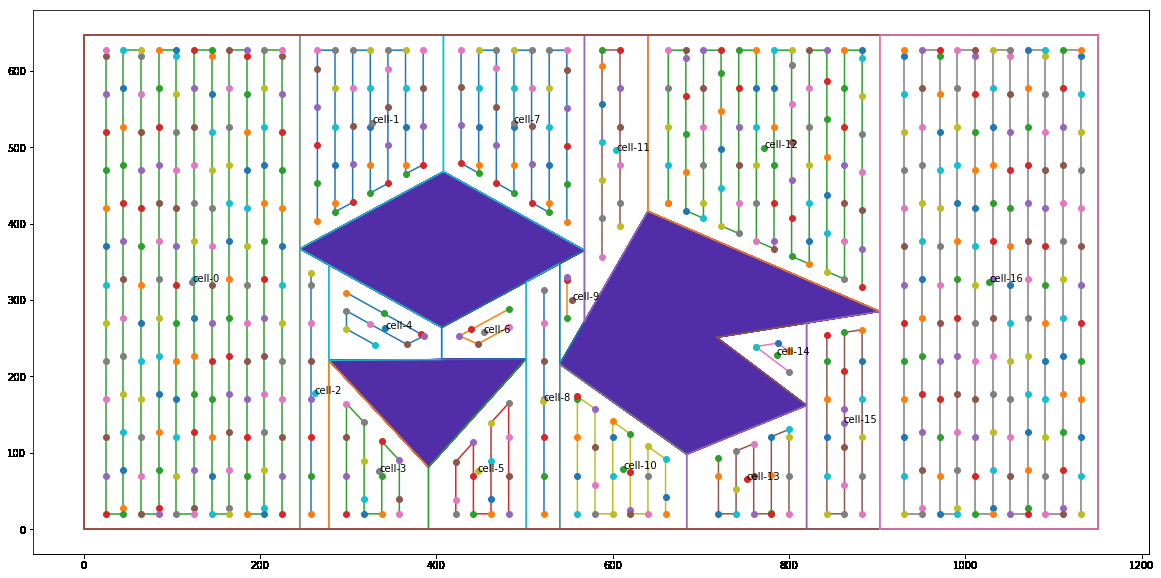
#> input picture image/inside_path_with_step.png, 1161 x 578 px; its folder holds only this picture in this run
$ python -i util.py   (imports and definitions only)
#> lines starting #> are read from the running program, lines starting #| are printed output that depends on the picture; after the words box and inside, x2 and y2 are one past the last pixel; in counts of white or black regions, pixels touching at a corner belong together
from helpers.geometry import *
import matplotlib.pyplot as plt
from helpers.sweep import *
from helpers.graph import *
import numpy as np
import cv2
import time
import multiprocessing

# Draw the obstacles and point the source and the destination----------------------------------------------
# [151 lines left out: functions draw_problem, draw_cell, draw_node, generate_baisc, add_boundary_cells, generate_cells and 1 more, not called in this run]


def generate_polygon_countour(image_name, filter=None, sp=None, sr=None):
#> called with image_name = '../image/inside_path_with_step.png'
    img = cv2.imread(image_name)
#> img is the input picture: shape (578, 1161, 3); mean B, G, R 230.7, 220, 222.9
    if (filter):
        img = cv2.pyrMeanShiftFiltering(img, sp, sr)
    gray_image = cv2.cvtColor(img, cv2.COLOR_BGR2GRAY)
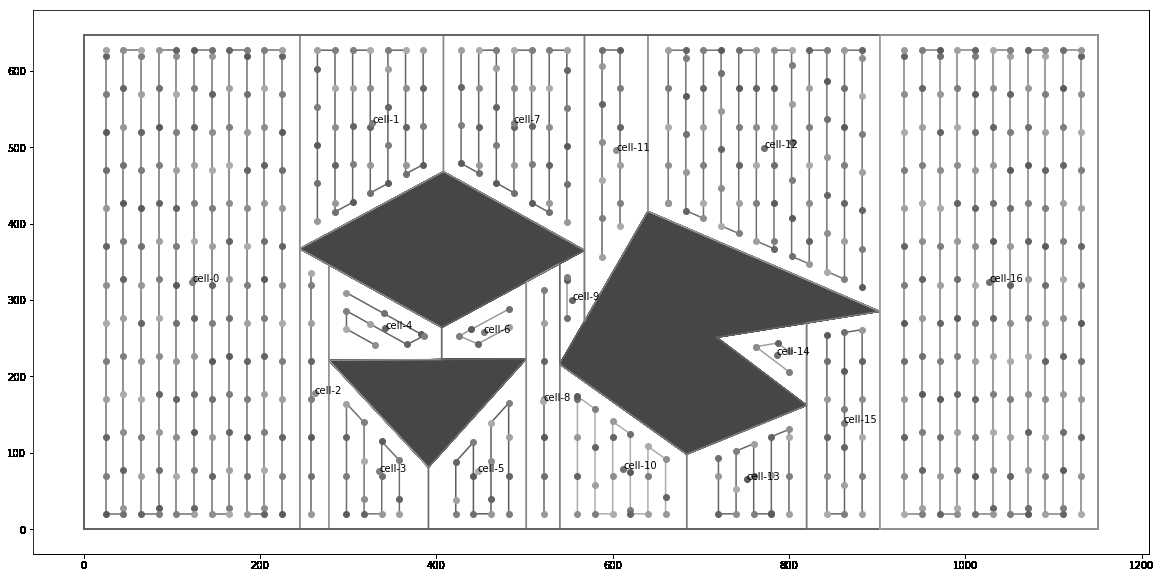
#> gray_image: shape (578, 1161); min 0, max 255, mean 222.1
    ret, threshold = cv2.threshold(gray_image, 0, 255, cv2.THRESH_BINARY + cv2.THRESH_OTSU)
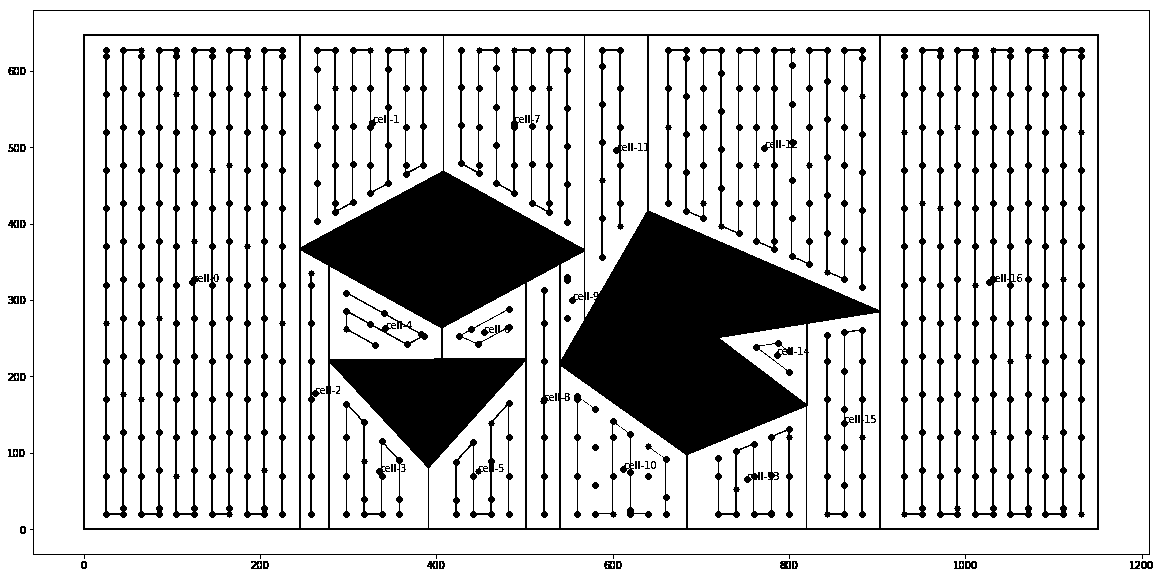
#> threshold: shape (578, 1161); 79.5% white; 98 black regions (39 under 20 px)
#> ret = 176
    countours, _ = cv2.findContours(threshold, cv2.RETR_TREE, cv2.CHAIN_APPROX_SIMPLE)
#> countours = 256 contours, 126 with area under 20; largest, box (x1, y1, x2, y2) and area: (0, 0, 1161, 578) 669320, (29, 9, 1151, 560) 610510, (34, 11, 1149, 554) 603788, (82, 33, 1100, 531) 505447, (881, 36, 1097, 528) 105565

    approxes = []
    for i, cnt in enumerate(countours):
        episilon = 0.01 * cv2.arcLength(cnt, True)
        approxes.append(cv2.approxPolyDP(cnt, episilon, True))
#> this loop made 256 passes
#> episilon on passes 2, 5, 6: 0.41, 0.586, 0.45
#> after the loop, approxes = 256 contours, 127 with area under 20; largest, box (x1, y1, x2, y2) and area: (0, 0, 1161, 578) 669320, (32, 9, 1151, 556) 608766, (34, 11, 1149, 554) 603788, (82, 33, 1100, 531) 503937, (881, 36, 1097, 528) 105565
    return [img, approxes]


# Use point object to represent the boundary and the src/dest
# [400 lines left out: functions extract_vertex, get_vertical_line, generate_naive_polygon, refine_quad_cells, merge_overlapping_quad_cell, remove_duplicate_cell and 6 more, not called in this run]

>>> result = generate_polygon_countour('../image/inside_path_with_step.png')
#> result = 2 items

$ run again, on image/inside_path_without_step.png
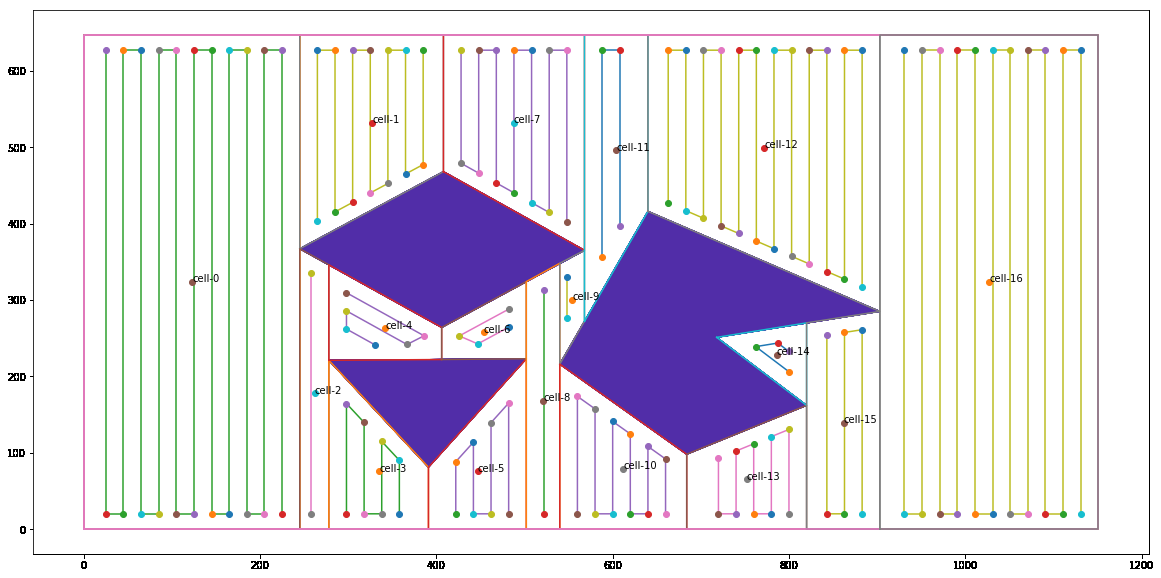
#> input picture image/inside_path_without_step.png, 1161 x 578 px
#> in generate_polygon_countour, img is the input picture: shape (578, 1161, 3); mean B, G, R 232.1, 223.5, 227.4
#> in generate_polygon_countour, `gray_image = cv2.cvtColor(img, cv2.COLOR_BGR2GRAY)`:
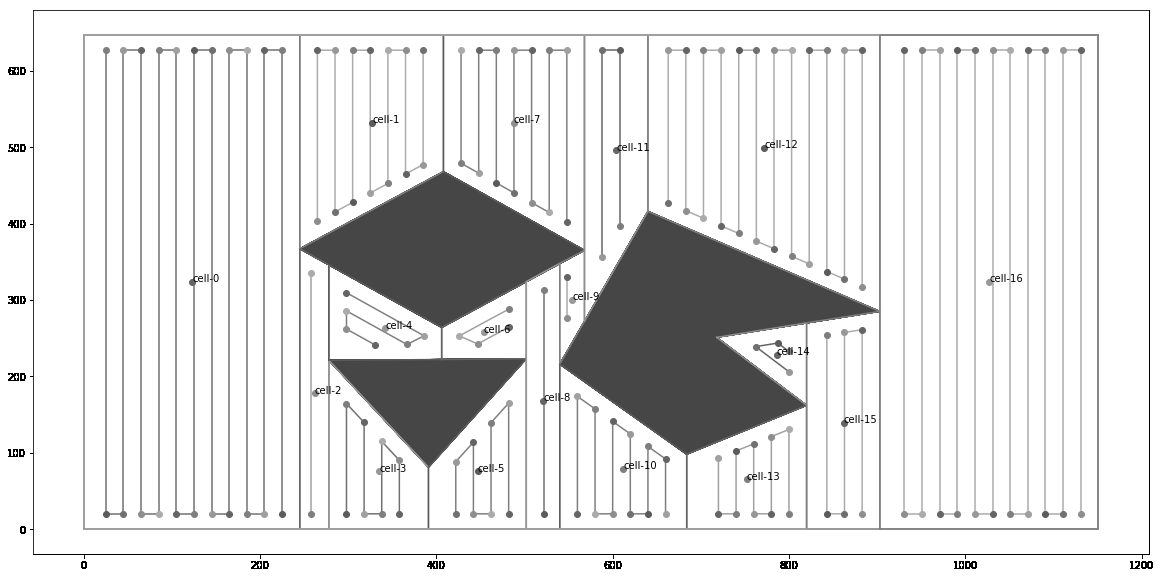
#> gray_image: shape (578, 1161); min 0, max 255, mean 225.6
#> in generate_polygon_countour, `ret, threshold = cv2.threshold(gray_image, 0, 255, cv2.THRESH_BINARY +..`:
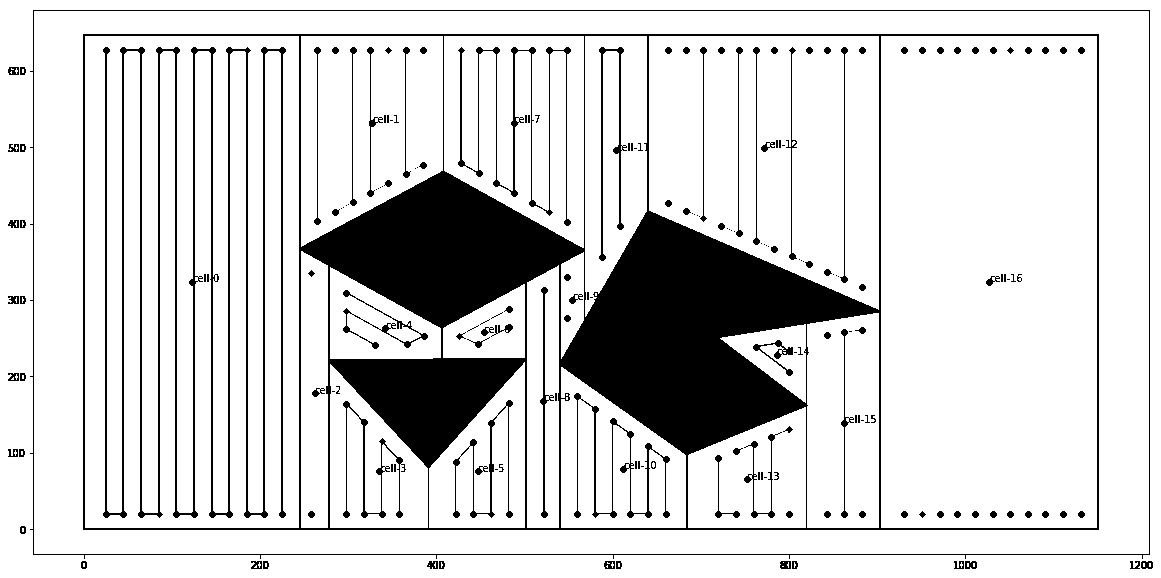
#> threshold: shape (578, 1161); 83.3% white; 189 black regions (73 under 20 px)
#> ret = 171
#> countours = 366 contours, 159 with area under 20; largest, box (x1, y1, x2, y2) and area: (0, 0, 1161, 578) 669320, (29, 9, 1151, 560) 610510, (34, 11, 1149, 554) 603788, (82, 33, 1100, 531) 505447, (881, 36, 1097, 528) 105565
#> the loop in generate_polygon_countour, `for i, cnt in enumerate(countours):` made 366 passes
#> episilon on passes 2, 5, 6: 0.41, 0.586, 0.45
#> after the loop in generate_polygon_countour, `for i, cnt in enumerate(countours):`: approxes = 366 contours, 159 with area under 20; largest, box (x1, y1, x2, y2) and area: (0, 0, 1161, 578) 669320, (32, 9, 1151, 556) 608766, (34, 11, 1149, 554) 603788, (82, 33, 1100, 531) 503937, (881, 36, 1097, 528) 105565
#> result = 2 items

$ run again, on image/naive_polygon.png
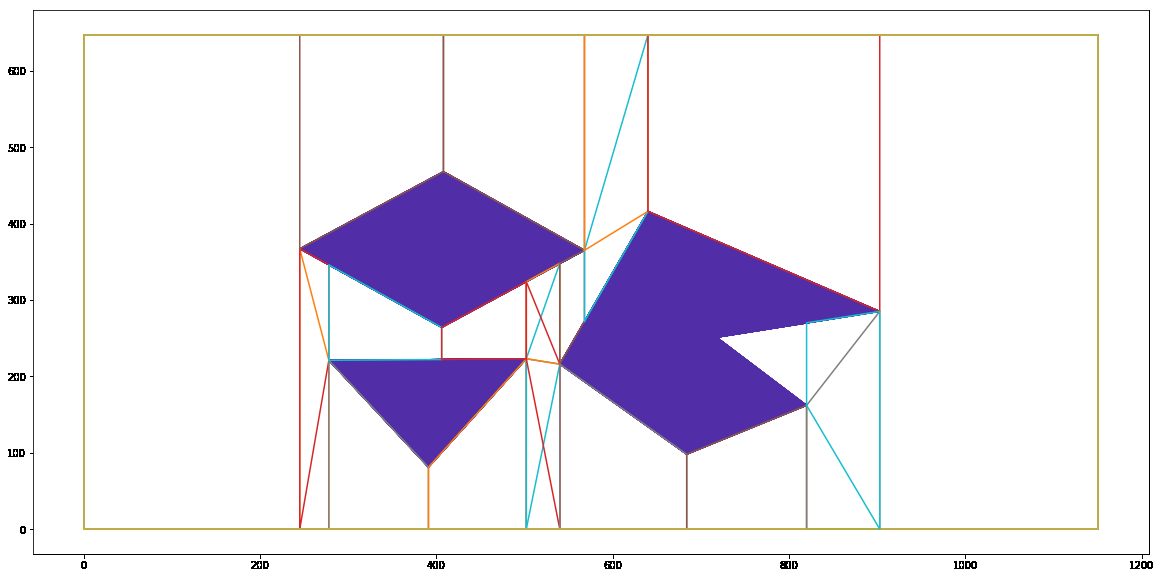
#> input picture image/naive_polygon.png, 1161 x 578 px
#> in generate_polygon_countour, img is the input picture: shape (578, 1161, 3); mean B, G, R 240.5, 228.9, 233.2
#> in generate_polygon_countour, `gray_image = cv2.cvtColor(img, cv2.COLOR_BGR2GRAY)`:
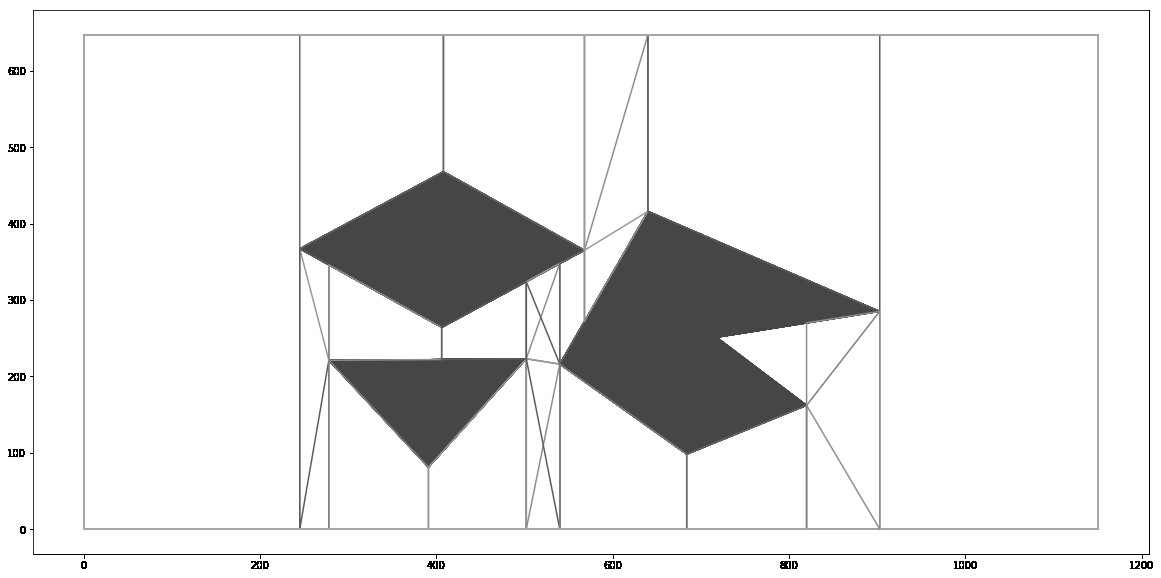
#> gray_image: shape (578, 1161); min 0, max 255, mean 231.5
#> in generate_polygon_countour, `ret, threshold = cv2.threshold(gray_image, 0, 255, cv2.THRESH_BINARY +..`:
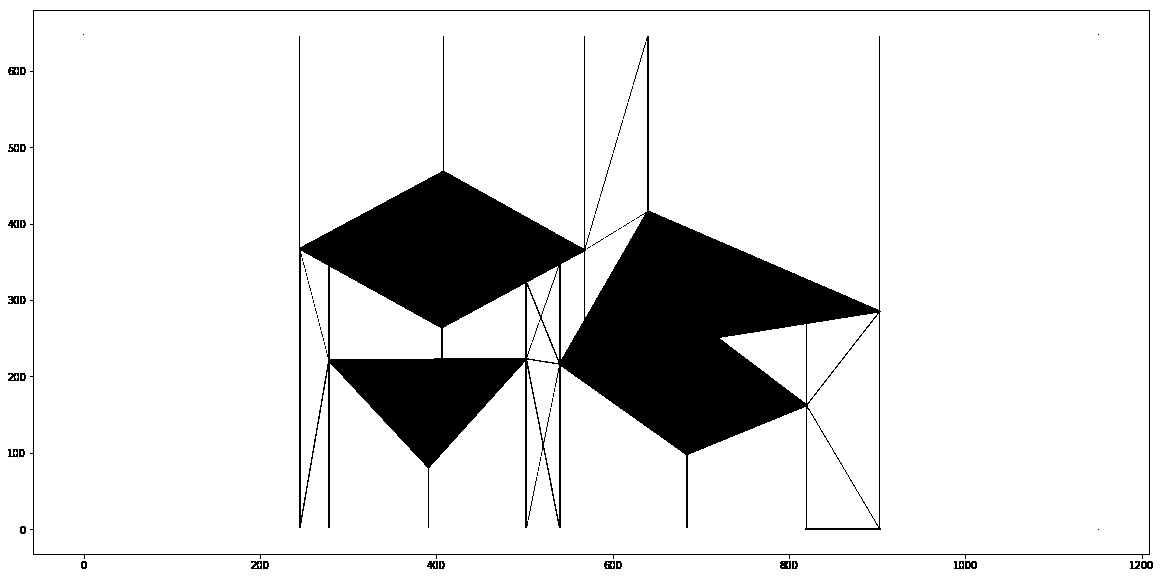
#> threshold: shape (578, 1161); 87.7% white; 78 black regions (47 under 20 px)
#> ret = 163
#> countours = 336 contours, 297 with area under 20; largest, box (x1, y1, x2, y2) and area: (0, 0, 1161, 578) 669320, (29, 9, 1151, 560) 610510, (34, 11, 1149, 554) 603788, (298, 35, 882, 531) 121052, (807, 313, 879, 528) 14798
#> the loop in generate_polygon_countour, `for i, cnt in enumerate(countours):` made 336 passes
#> episilon on passes 2, 5, 6: 0.41, 0.586, 0.45
#> after the loop in generate_polygon_countour, `for i, cnt in enumerate(countours):`: approxes = 336 contours, 297 with area under 20; largest, box (x1, y1, x2, y2) and area: (0, 0, 1161, 578) 669320, (32, 9, 1151, 556) 608766, (34, 11, 1149, 554) 603788, (298, 35, 882, 530) 138318, (807, 313, 879, 528) 14532
#> result = 2 items

$ run again, on image/obstacles_and_boundary.png
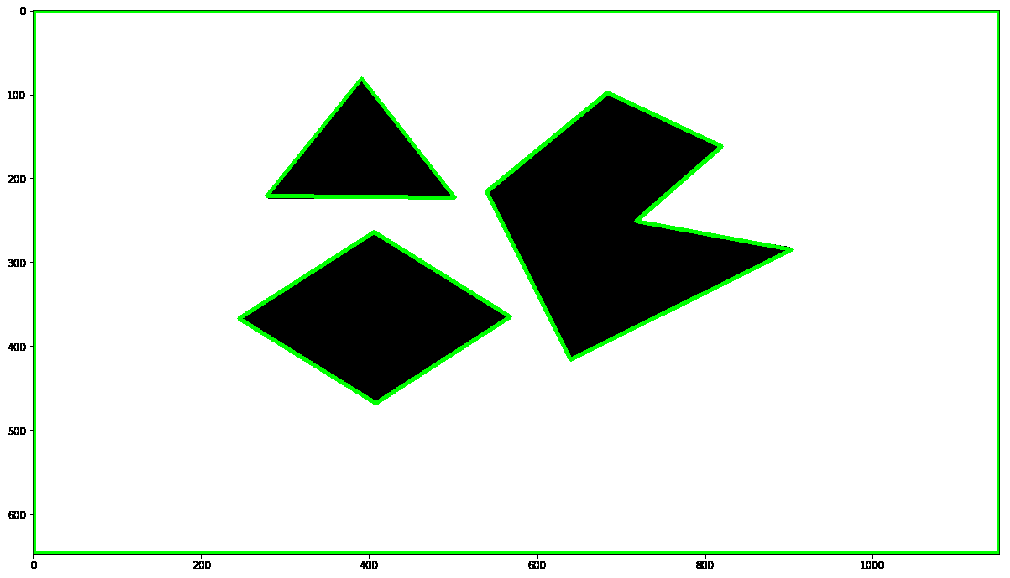
#> input picture image/obstacles_and_boundary.png, 1010 x 578 px
#> in generate_polygon_countour, img is the input picture: shape (578, 1010, 3); mean B, G, R 216.2, 223.3, 216.2
#> in generate_polygon_countour, `gray_image = cv2.cvtColor(img, cv2.COLOR_BGR2GRAY)`:
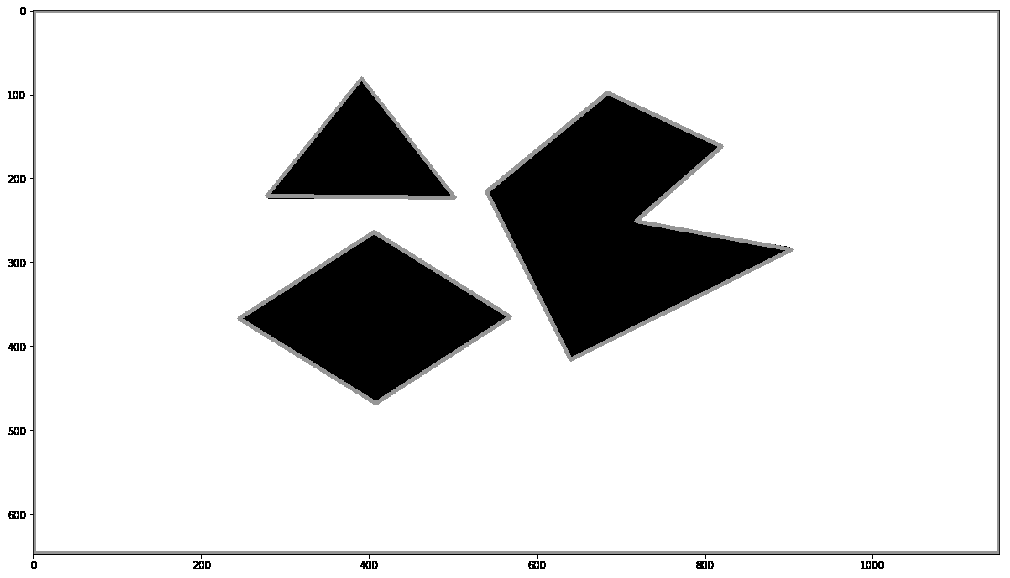
#> gray_image: shape (578, 1010); min 0, max 255, mean 220.3
#> in generate_polygon_countour, `ret, threshold = cv2.threshold(gray_image, 0, 255, cv2.THRESH_BINARY +..`:
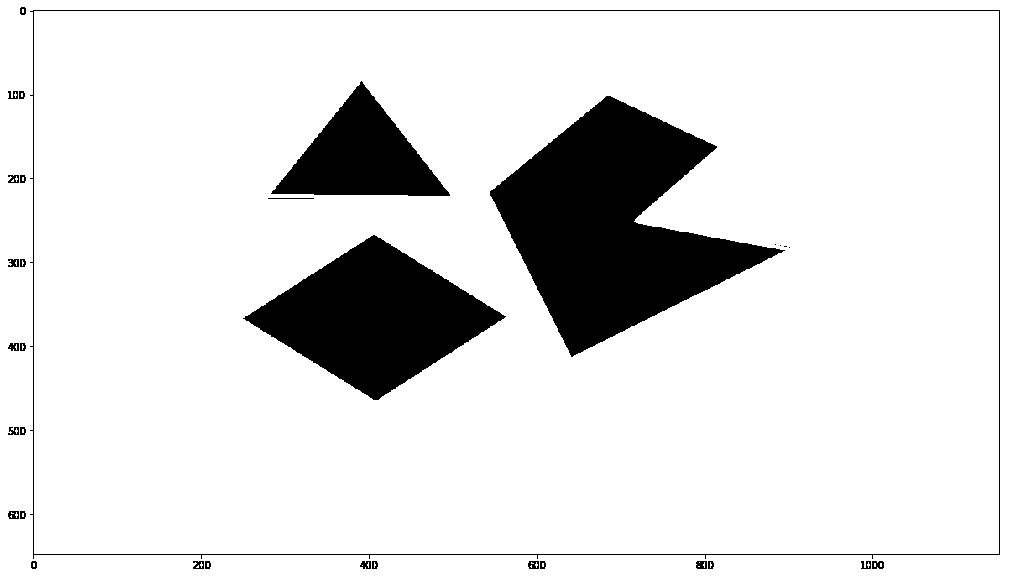
#> threshold: shape (578, 1010); 87.5% white; 33 black regions (4 under 20 px)
#> ret = 30
#> countours = 70 contours, 39 with area under 20; largest, box (x1, y1, x2, y2) and area: (0, 0, 1010, 578) 582193, (29, 9, 1001, 560) 528604, (34, 11, 999, 554) 522488, (489, 95, 786, 358) 37103, (242, 234, 507, 401) 22142
#> the loop in generate_polygon_countour, `for i, cnt in enumerate(countours):` made 70 passes
#> episilon on passes 2, 5, 6, 7, 8, 9, 11, 13: 0.45, 0.513, 0.117, 0.285, 0.108, 0.393, 0.108, 0.285
#> after the loop in generate_polygon_countour, `for i, cnt in enumerate(countours):`: approxes = 70 contours, 39 with area under 20; largest, box (x1, y1, x2, y2) and area: (0, 0, 1010, 578) 582193, (29, 9, 1001, 560) 529294, (34, 11, 999, 554) 522488, (489, 95, 786, 358) 36890, (242, 234, 507, 401) 21917
#> result = 2 items
